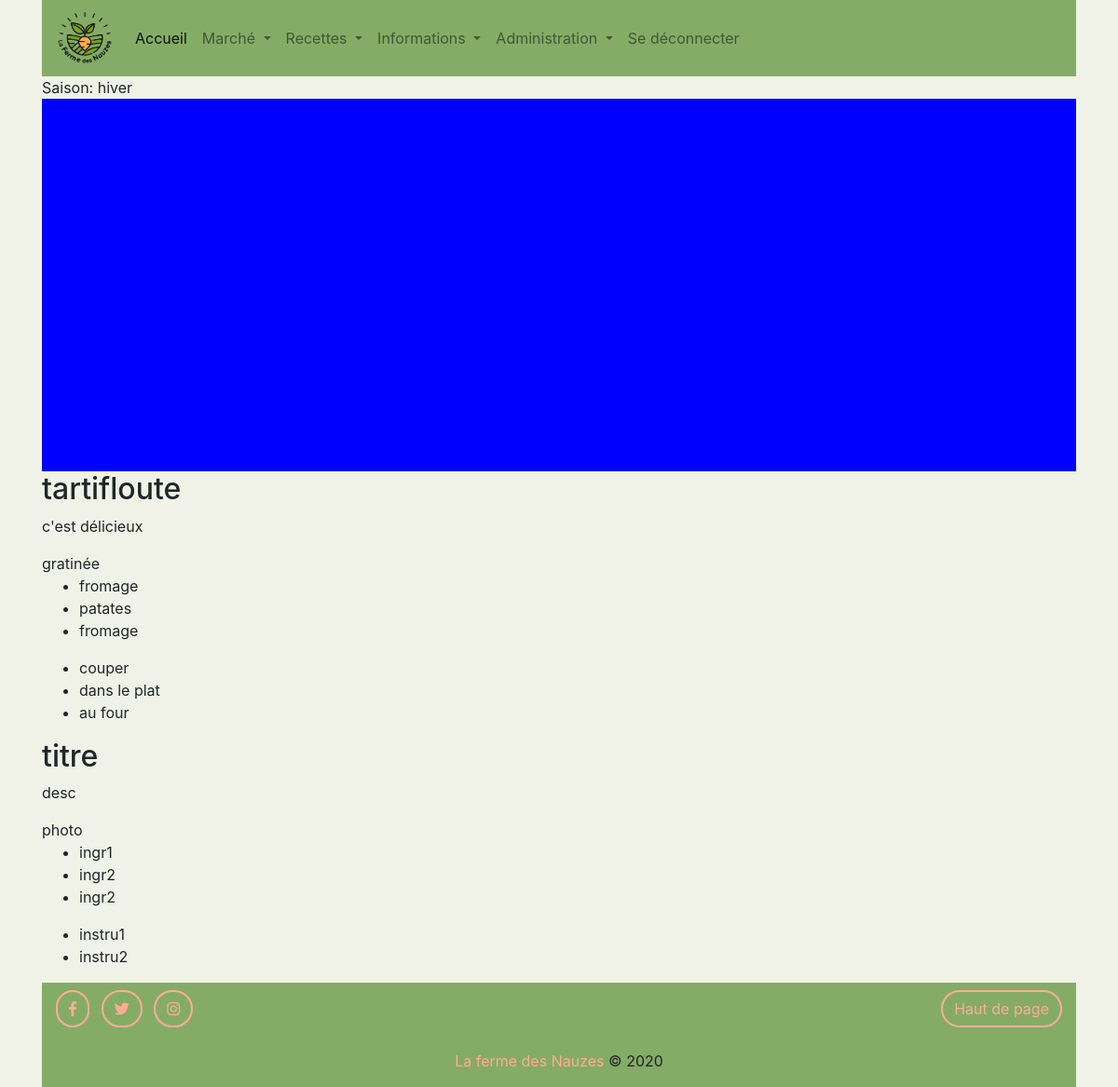
The page /recette/hiver (signed in) on the database its author committed.
### tables this page shows
CREATE TABLE IF NOT EXISTS `recettes` (
  `ID` int(11) NOT NULL AUTO_INCREMENT,
  `titre` varchar(50) NOT NULL,
  `description` text NOT NULL,
  `photo` varchar(255) NOT NULL,
  `saison` int(255) NOT NULL,
  `ingredient` text NOT NULL,
  `instruction` text NOT NULL,
  PRIMARY KEY (`ID`)
);

### index.php (called while the page is built, shortened)
<?php
$routeur = new Routeur();
$routeur->routerRequete();

### Modele/Recette.php (called while the page is built, shortened)
<?php
class Recette extends Modele
{
    public function getSeasonRecettes($saison)
    {
        $sql = 'SELECT ID as id, titre as titre, description as description, photo as photo, ingredient as ingredient, instruction as instruction from recettes where saison=? order by ID desc';
        $recettes = $this->executerRequete($sql, array($saison));
        return $recettes->fetchAll();
    }
}

### Modele/Modele.php (called while the page is built, shortened)
<?php
abstract class Modele
{
    private $bdd;
    protected function executerRequete ($sql,$parametres = null)
    {
        if ($parametres == null)
        {
            $resultat = $this->getBdd()->query($sql);
        }
        else
        {
            $resultat = $this->getBdd()->prepare($sql);
            $resultat->execute($parametres);
        }
        return $resultat;
    }
    private function getBdd()
    {
        if ($this->bdd == null)
        {
            $this->bdd = new PDO('mysql:host=localhost;dbname=bdd_lfdn;charset=utf8','root','',array(PDO::ATTR_ERRMODE => PDO::ERRMODE_EXCEPTION, PDO::ATTR_DEFAULT_FETCH_MODE => PDO::FETCH_ASSOC));
        }
        return $this->bdd;
    }
}

### Vue/vueRecette.php (the view)
Saison: <?= $saison ?>
<?php
    if ($saison === 'hiver')
    {
        $color = 'blue';
    }
    elseif ($saison === 'ete')
    {
        $color = 'yellow';
    }
    elseif ($saison === 'automne')
    {
        $color = 'orange';
    }
    elseif ($saison === 'printemps')
    {
        $color = 'green';
    }
?>
<div  style="background-color: <?= $color ?>;height: 400px">
</div>
<section>
    <?php foreach ($recettes as $recette):?>
        <div>
            <h2> <?= $recette['titre'] ?> </h2>
            <p> <?= $recette['description'] ?></p>
            <img><?= $recette['photo'] ?></img>
            <?php
                $ingredients = explode('§', $recette['ingredient']);
                $instructions = explode('§', $recette['instruction']);
            ?>
            <ul>
                <?php foreach ($ingredients as $ingredient):?>
                <li><?= $ingredient ?></li>
                <?php endforeach;?>
            </ul>
            <ul>
                <?php foreach ($instructions as $instruction):?>
                <li><?= $instruction ?></li>
                <?php endforeach;?>
            </ul>
        </div>
    <?php endforeach; ?>
</section>

### rows shown on the page
recettes: titre "tartifloute", description "c'est délicieux", photo "gratinée", ingredient "fromage", ingredient "patates", instruction "couper", instruction "dans le plat", instruction "au four"
recettes: titre "titre", description "desc", photo "photo", ingredient "ingr1", ingredient "ingr2", instruction "instru1", instruction "instru2"

### other values the page prints
$saison "hiver"
